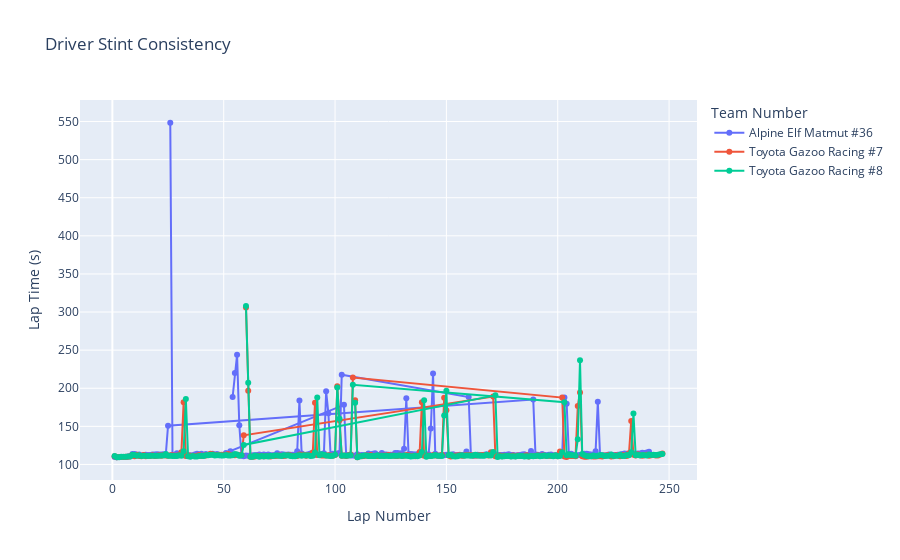

Notebook code for this chart:
### Markdown cell above
## Driver Stint Consistency

### Code cell
fig = px.line(Bahrain_8,
    x="lap_number",
    y="lap_time_s",
    title="Driver Stint Consistency",
    color="team_no",          
    line_group="driver_name", 
    markers=True,
    labels={                  
        "lap_number": "Lap Number",
        "lap_time_s": "Lap Time (s)",
        "driver_name": "Driver Name",
        "team_no": "Team Number"
    }
)

fig.update_layout(
    xaxis_title="Lap Number",
    yaxis_title="Lap Time (s)",
    legend_title="Team Number"
)

fig.show()
